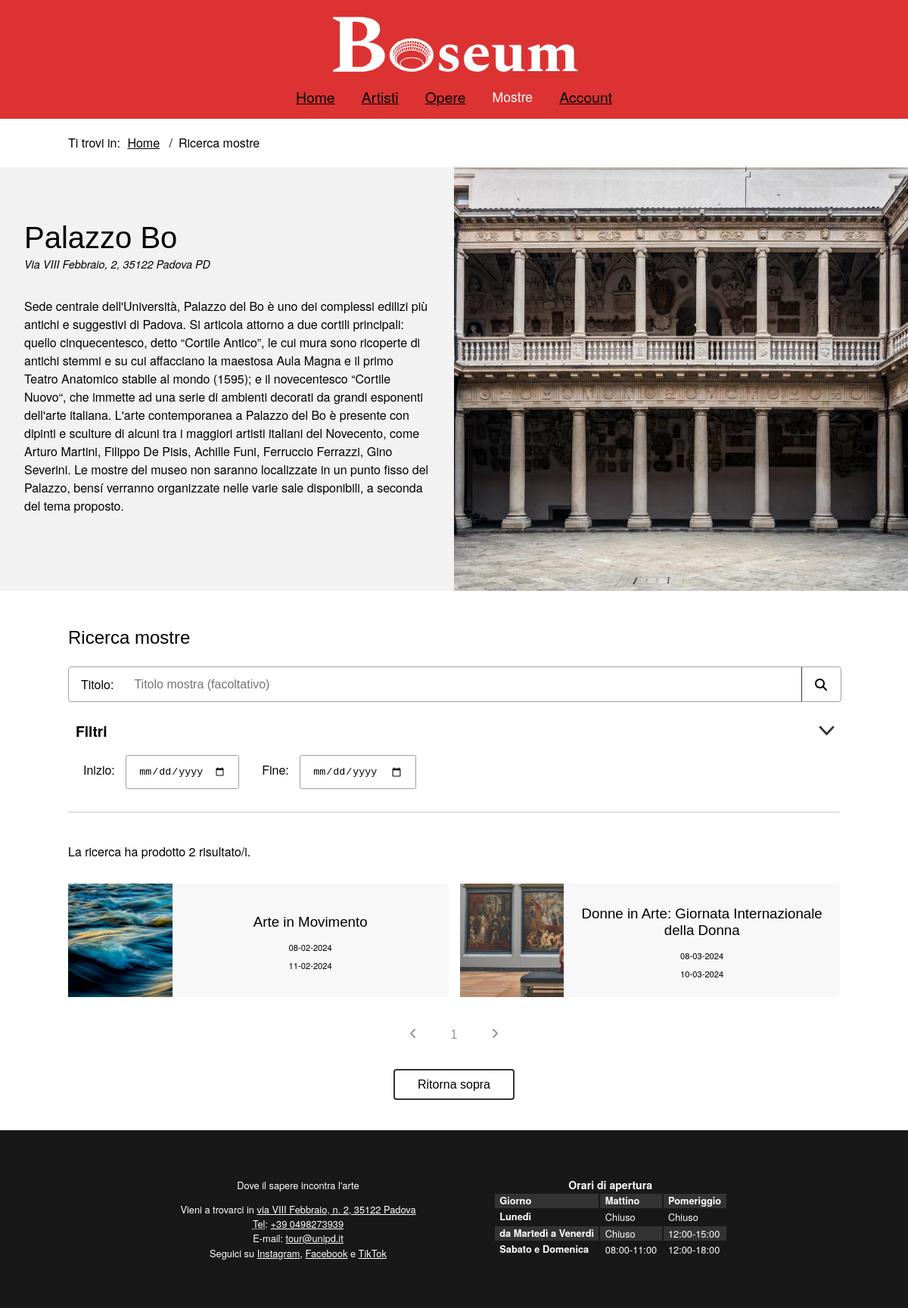
The page /php/mostre.php (signed in) on the database its author committed.
### tables this page shows
CREATE TABLE `Artshows` (
  `id` int(11) NOT NULL,
  `title` varchar(100) NOT NULL,
  `description` varchar(1000) NOT NULL,
  `image` varchar(100) NOT NULL,
  `start_date` date NOT NULL,
  `end_date` date NOT NULL
);

### php/DBAccess.php (called while the page is built, shortened)
<?php
class DBAccess
{
    private $connection;
    public function openDBConnection()
    {
        try {
            $this->connection = mysqli_connect(
                self::HOST_DB,
                self::USERNAME,
                self::PASSWORD,
                self::DATABASE_NAME
            );
        } catch (\Exception $e) {
            return false;
        }
        return true;
    }
    public function getArtshowsQuery($text = "", $start_date = "", $end_date = "")
    {
        $start_date_filter = "'$start_date'";
        if ($start_date == "") {
            $start_date_filter = "CURRENT_DATE";
        }
        $end_date_filter = "";
        $time_filter = "AND NOT (" . $end_date_filter . " Artshows.end_date <= $start_date_filter)";
        $query = "SELECT Artshows.*
                FROM Artshows
                WHERE Artshows.title LIKE '%$text%'
                $time_filter
                ";
        $queryResult = mysqli_query($this->connection, $query) or DBAccess::errorDB(true);
        if (mysqli_num_rows($queryResult) != 0) {
            $result = array();
            while ($row = mysqli_fetch_array($queryResult, MYSQLI_ASSOC)) {
                $result[] = $row;
            }
            return $result;
        } else return null;
    }
}

### php/DateManager.php (called while the page is built, shortened)
<?php
class DateManager {
    public static function toDMY($inputDate) {
        $dateTime = DateTime::createFromFormat('Y-m-d', $inputDate);
        return $dateTime->format('d-m-Y');
    }
}
?>

### php/mostre.php (the view, shortened to what this page needs)
<?php
require_once 'DBAccess.php';
require_once 'DateManager.php';
require_once 'utils.php';
$isLoggedIn = isset($_SESSION['logged_id']);
$loginOrProfileTitle = $isLoggedIn ?
    "<a href=\"artista.php?id=" . $_SESSION['logged_id'] . "\"><span lang=\"en\">Account</span></a>"
    : "<a href=\"login.php\">Accedi</a>";
$connection = new DB\DBAccess();
$titleFilter = isset($_GET["title"]) ? $_GET["title"] : "";
$startDateFilter = isset($_GET["start_date"]) ? $_GET["start_date"] : "";
$endDateFilter = isset($_GET["end_date"]) ? $_GET["end_date"] : "";
$artshows = $connection->getArtshowsQuery($titleFilter, $startDateFilter, $endDateFilter);
$artshowsContainer = "";
if ($artshows && sizeof($artshows) > 0) {
    $artshowsContainer = '<div class="artshow_results_section" id="paginated_section">';
    foreach ($artshows as $artshow) {
        $start_date_reverse = $artshow['start_date'];
        $end_date_reverse = $artshow['end_date'];
        $start_date = DateManager::toDMY($start_date_reverse);
        $end_date = DateManager::toDMY($end_date_reverse);
        $artshowsContainer .= "
            <div class=\"gallery_item\">
                <a
                href=\"mostra.php?id=" . $artshow['id'] . "\">
                <div class=\"artshow_gallery_item\">
                    <div class=\"artshow_gallery_item_image\">
                        <img
                            src=\"" . $artshow['image'] . "\"
                            alt=\"" . $artshow['title'] . "\" />
                    </div>
                    <div class=\"artshow_gallery_item_info\">
                        <div class=\"artshow_gallery_item_title\">
                            <h3>
                                " . $artshow['title'] . "
                            </h3>
                        </div>
                        <div class=\"artshow_gallery_item_dates\">
                            <p>
                                <time datetime=\"" . $artshow['start_date'] . "\">
                                    " . $start_date . "
                                </time>
                            </p>
                            <p>
                                <time datetime=\"" . $artshow['start_date'] . "\">
                                    " . $end_date . "
                                </time>
                            </p>
                        </div>
                    </div>
                </div>
            </a>
            </div>";
    }
    $artshowsContainer .= '</div>' . addPaginator();
}
$mostre = file_get_contents("../templates/mostre.html");
$mostre = str_replace("{{login_or_profile_title}}", $loginOrProfileTitle, $mostre);
$mostre = str_replace("{{title}}", $titleFilter, $mostre);
$mostre = str_replace("{{start_date}}", $startDateFilter, $mostre);
$mostre = str_replace("{{end_date}}", $endDateFilter, $mostre);
$mostre = str_replace("{{count}}", $artshows ? sizeof($artshows) : 0, $mostre);
$mostre = str_replace("{{artshow_items}}", $artshowsContainer, $mostre);
echo ($mostre);

### assets/CSS/mini.css (style rules this page uses)
header { display: flex; align-items: center; justify-content: space-between; }
header h1 { background-image: url("../images/logomini.png"); font-size: 3em; }
#menu { width: max-content; color: white; transition: transform 0.5s ease; z-index: 3; }
#menu nav { position: fixed; right: 0; top: 0; width: 100%; padding: 5em 0 3em 0; background: var(--headerBgColor); transform: translateY(-100%); transition: transform 0.5s ease; }
#menu nav ul { flex-direction: column; align-items: center; margin: auto; }
#menu nav ul li { padding-bottom: 15px; }
#menu nav a { visibility: hidden; }
footer { flex-wrap: wrap-reverse; }
footer div { padding: 2em 1em; }
.gallery_item { margin-top: 2em; max-width: unset; }
.artshow_results_section { grid-template-columns: 1fr; }
#artshow_layout { flex-direction: column; }
.artshow_mainimage { width: 100%; object-fit: cover; }
.select_filter_list { flex-direction: column; }
.select_filter_container { display: flex; align-items: center; justify-content: space-between; width: 100%; margin: 10px 0; }
.select_filter_container label { margin: 0; }

### assets/CSS/print.css (style rules this page uses)
html { padding: 0.5cm; }
h3, h4, h5, h6 { font-size: 1.5em; }
#menu { display: none; }
.breadcrumb, .breadcrumb li { display: inline; list-style: none; }
.breadcrumb li:after { content: "/"; padding: 1em; }
footer { margin-top: 2cm; }
#infofoot { border: 1px solid black; border-radius: 10px; text-align: center; font-size: 0.8em; }
#listinfofoot { list-style: none; }
#orariofoot { display: none; }
.artshow_gallery_item { width: 100%; padding: 0.2cm; border: 0.5px solid grey; display: flex; flex-direction: row; }
.artshow_gallery_item_info { margin-left: 0.5cm; }
.artshow_gallery_item_image img { width: auto; height: 4cm; }
.gallery_item { padding: 0.5cm 0 0.5cm; display: flex; flex-direction: row; }
.artshow_mainimage { display: none; }
#content #artshow_layout .artshow_mainimage { display: block; height: 5cm; width: auto; }
#content #artshow_layout .print_hidden { display: none; }

### rows shown on the page
artshows: image (picture), title "Arte in Movimento", start_date "08-02-2024", end_date "11-02-2024"
artshows: image (picture), title "Donne in Arte: Giornata Internazionale della Donna", start_date "08-03-2024", end_date "10-03-2024"
